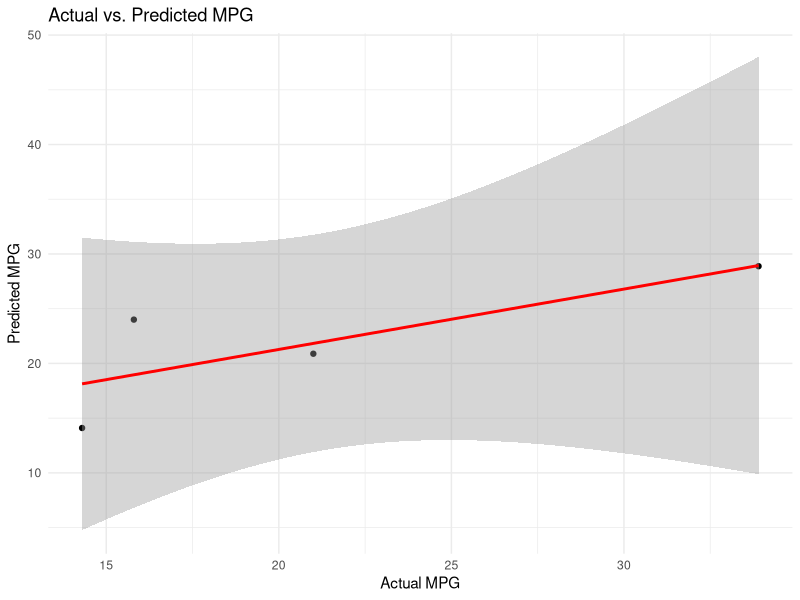

Source code (R):
# Load required libraries
install.packages("ggplot2")  # Uncomment if ggplot2 is not installed
install.packages("caret")     # Uncomment if caret is not installed

library(ggplot2)
library(caret)

# Load the mtcars dataset
data(mtcars)

# Check for missing values
if (sum(is.na(mtcars)) > 0) {
  mtcars <- na.omit(mtcars)  # Remove rows with NA values
}

# Set seed for reproducibility
set.seed(123)

# Split the data into training and testing sets (80% train, 20% test)
splitIndex <- createDataPartition(mtcars$mpg, p = 0.8, list = FALSE)
training_data <- mtcars[splitIndex, ]
testing_data <- mtcars[-splitIndex, ]

# Fit a linear regression model to predict mpg
model <- lm(mpg ~ ., data = training_data)

# Display the model summary
summary(model)

# Make predictions on the testing set
predictions <- predict(model, newdata = testing_data)

# Create a data frame for actual vs predicted values
plot_data <- data.frame(Actual = testing_data$mpg, Predicted = predictions)

# Visualize actual vs predicted values using ggplot2
ggplot(plot_data, aes(x = Actual, y = Predicted)) +
  geom_point() +
  geom_smooth(method = "lm", formula = y ~ x, color = "red") +
  labs(x = "Actual MPG", y = "Predicted MPG", title = "Actual vs. Predicted MPG") +
  theme_minimal()

